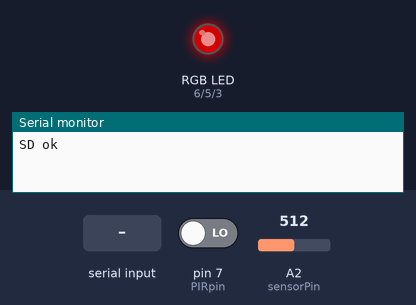
This sketch was run on a simulated Arduino Uno, built with avr-gcc and run on an emulated ATmega328P. Shown: an RGB LED mixed from three pins (HIGH = lit), the last lines printed to the serial monitor. The test bench sets the inputs (shaded band); at power-on: A2 (sensorPin) = 512, pin 7 (PIRpin) LOW. Dim RGB values are drawn brighter than linear; storage starts empty; random numbers use the default seed unless the sketch sets one; the audio player accepts every command and is not drawn.

Above: at 1.2 s.
1.3 s: A2 (sensorPin) set to 716
At 3.0 s:
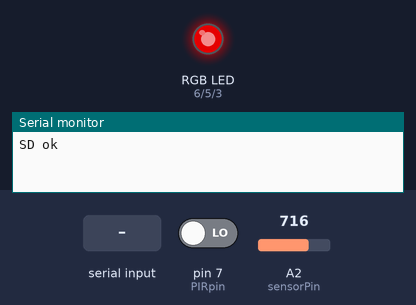
3.3 s: byte 50 ('2') received over Serial
4.8 s: A2 (sensorPin) set to 122
At 5.9 s:
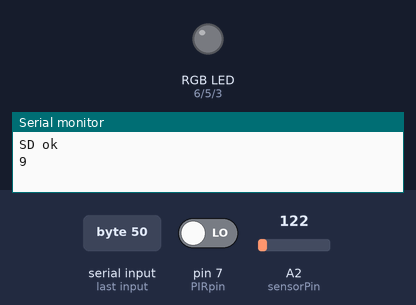
6.3 s: byte 56 ('8') received over Serial
Timing chart, 0 to 8.8 s (numbered marks = the images above; inputs shaded):
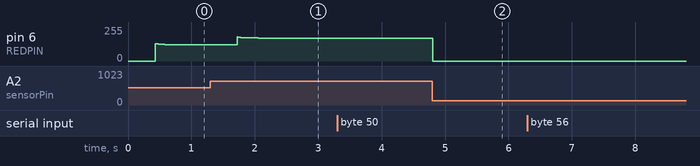

The sketch:

controller-noLEDchanging.ino
```cpp
#include <SD.h>                      // need to include the SD library
//#define SD_ChipSelectPin 53  //example uses hardware SS pin 53 on Mega2560
#define SD_ChipSelectPin 4  //using digital pin 4 on arduino nano 328, can use other pins
#include <TMRpcm.h>           //  also need to include this library...
#include <SPI.h>

/* LED stuff */
#define REDPIN 6
#define GREENPIN 5
#define BLUEPIN 3
int r, g, blu;

TMRpcm tmrpcm;   // create an object for use in this sketch

unsigned long time = 0;

int greenLEDpin = 6;
int greenLevel = 10;

int PIRpin = 7;
int PIRread;
bool PIRhigh;
unsigned long PIRdelay = 60000;
unsigned long lastTrigger = millis();

/* microphone stuff */
int sensorPin = A2;    // select the input pin for the potentiometer
int sensorValue = 0;  // variable to store the value coming from the sensor
float maxAnalog = 1023; // max analogRead value, for normalizing
float maxAnWr = 255; // max analogWrite value for scaling
float background = 80; // background noise level for mic
float normSensorVal;
float EMA_NSV = 0; // exp mov avg of normalized sensor value
float period = 128; // exponential moving average period
float alpha = 1/period;
float EMA_NSV_long = 80; // exp mov avg of normalized sensor value
float longperiod = 6400; // exponential moving average period
float longalpha = 1/longperiod;

String soundFiles[4] = {"laugh.wav", "laugh2.wav", "scream.wav", "cackle.wav"};
char filename[30];

void setup(){
  pinMode(REDPIN, OUTPUT);
  pinMode(GREENPIN, OUTPUT);
  pinMode(BLUEPIN, OUTPUT);
  pinMode(PIRpin, INPUT);
  pinMode(greenLEDpin, OUTPUT);
  tmrpcm.speakerPin = 9; //5,6,11 or 46 on Mega, 9 on Uno, Nano, etc
  //Complimentary Output or Dual Speakers:
  //pinMode(10,OUTPUT); Pin pairs: 9,10 Mega: 5-2,6-7,11-12,46-45

  Serial.begin(9600);
  //pinMode(13,OUTPUT); //LED Connected to analog pin 0
  if (!SD.begin(SD_ChipSelectPin)) {  // see if the card is present and can be initialized:
    Serial.println("SD fail");
    return;   // don't do anything more if not

  }
  else{
    Serial.println("SD ok");
  }
  tmrpcm.play("cackle.wav"); //the sound file "music" will play each time the arduino powers up, or is reset
}

void loop(){
  PIRread = digitalRead(PIRpin);
  if (PIRread == HIGH && millis() - lastTrigger > PIRdelay) {
    Serial.println("PIR triggered");
    Serial.println(millis() - lastTrigger);
    soundFiles[random(sizeof(soundFiles)/sizeof(String))].toCharArray(filename, 30);
    tmrpcm.play(filename);
    lastTrigger = millis();
    PIRhigh = true;
  }

  sensorValue = analogRead(sensorPin);
  normSensorVal = pow(abs((float(sensorValue)  * maxAnWr / maxAnalog)) - EMA_NSV_long,3);
  //Serial.println((float(sensorValue)  * maxAnWr / maxAnalog));
  //Serial.println(normSensorVal);
  EMA_NSV = alpha*normSensorVal + (1-alpha) * EMA_NSV;
  EMA_NSV_long = longalpha*normSensorVal + (1-longalpha) * EMA_NSV_long;

  analogWrite(REDPIN, int(EMA_NSV));

  if(Serial.available()){
    switch(Serial.read()){
    case 'd': tmrpcm.play("laugh2.wav"); break;
    case 'P': tmrpcm.play("cackle.wav"); break;
    case 't': soundFiles[random(sizeof(soundFiles)/sizeof(String))].toCharArray(filename, 30); tmrpcm.play(filename); break;
    case 'p': tmrpcm.pause(); break;
    case '?': if(tmrpcm.isPlaying()){ Serial.println("A wav file is being played");} break;
    case 'S': tmrpcm.stopPlayback(); break;
    case '+': tmrpcm.volume(1); break;
    case '-': tmrpcm.volume(0); break;
    case '0': tmrpcm.quality(0); break;
    case '1': tmrpcm.quality(1); break;
    case '2': {
      if (greenLevel > 0) {
        greenLevel -= 1;
        analogWrite(greenLEDpin, greenLevel);
        Serial.println(greenLevel);
        //digitalWrite(greenLEDpin, HIGH);
      }
      break;
    }
    case '8': {
    if (greenLevel < 255) {
        greenLevel += 1;
        analogWrite(greenLEDpin, greenLevel);
        Serial.println(greenLevel);
        //digitalWrite(greenLEDpin, LOW);
      }
      break;
    }
    default: break;
    }
  }

}
```

Measured:
- after the input at 4.8 s, pin 6 (REDPIN): 172/255 → 0/255 at once
